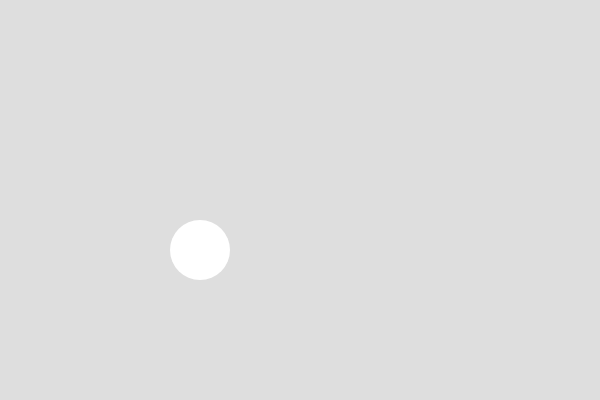
Frame 1 (no input)
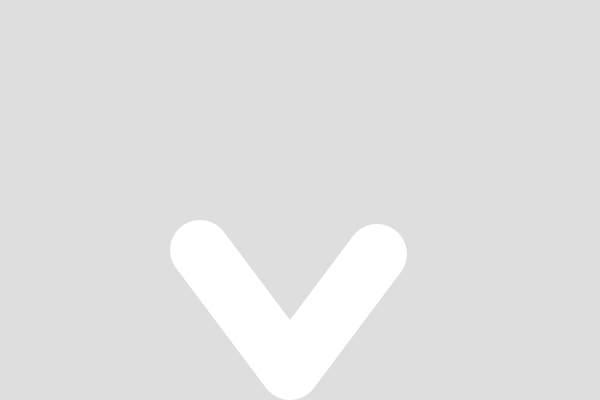
Frame 60 (no input)
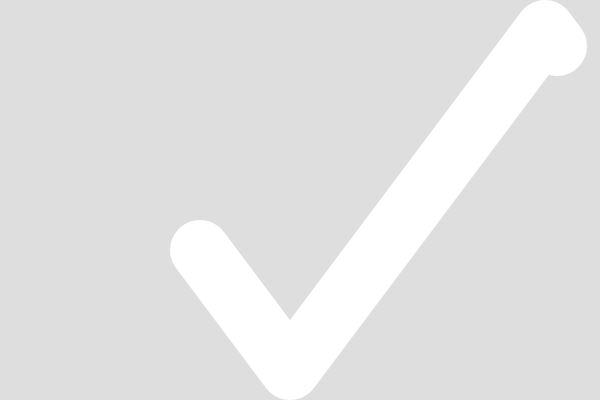
Frame 120 (the mouse pressed at the canvas centre since frame 60)

The p5.js sketch that drew these frames (run headless with seeded random() and noise() and a simulated clock; from frame 60 on, the mouse is pressed at the canvas centre):

// p5.js sketch
// ── sketch.js
// bounce ball and make it change color

let ball1 = {
  x: 200,
  y: 250,
  xspeed: 3,
  yspeed: 4,
  radius: 30,
};


function setup() {
  createCanvas(600, 400);
  noStroke();
  frameRate(20);
  background(222);
}

function draw() {
  drawBall(ball1);
  move(ball1);
  cornerBounce(ball1);
  
  
}

function drawBall(bobject) {
  circle(bobject.x, bobject.y, bobject.radius * 2);
}

function move(bobject) {
  // moves the ball in x,y
  bobject.x = bobject.x + bobject.xspeed;
  bobject.y = bobject.y + bobject.yspeed;
}



function cornerBounce(bball) {
  // inverts x and y speed at corners
  if (bball.x >= width - bball.radius || bball.x <= bball.radius) {
    bball.xspeed = -bball.xspeed;
  }
  if (bball.y >= height - bball.radius || bball.y - bball.radius <= 0) {
    bball.yspeed = -bball.yspeed;
  }
}
